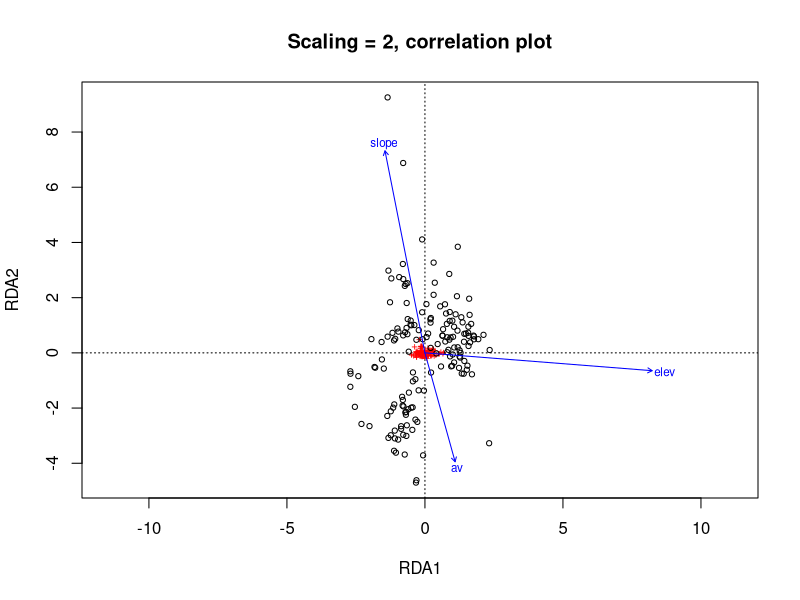

R code for this plot:
## ---- chunk 1
knitr::opts_chunk$set(echo = TRUE)
library(vegan)

## ---- chunk 2
veg = read.csv("bryceveg.txt", header=TRUE, sep=' ', row.names=1)
sites = read.csv("brycesite.txt", header=TRUE, sep=' ', row.names=1)
## ---- chunk 3
veg.center = scale(veg, center = TRUE, scale = TRUE)

env = with(
  sites, 
  cbind(elev, av, slope)
  )
env.scale = as.data.frame(scale(env, center = TRUE, scale = TRUE))
## ---- chunk 4
veg.rda = rda(
  veg.center ~ elev + av + slope, 
  data=env.scale
  )

veg.rda
## ---- chunk 5
plot(
  veg.rda, 
  scaling = 2, 
  main = 'Scaling = 2, correlation plot', # title
  display = c('sites', 'species', 'bp')
  )

## ---- chunk 6
anova(veg.rda)

## ---- chunk 7
sites$pos = as.factor(sites$pos)
env.scale$pos = sites$pos

veg.rda2 = rda(
  veg.center ~ elev + av + slope + pos, 
  data=env.scale
  )

anova(veg.rda2)
## ---- chunk 8
anova(veg.rda2, by='term')

## ---- chunk 9
anova(veg.rda2, by='axis')

## ---- chunk 10

## ---- chunk 11

## ---- chunk 12

## ---- chunk 13

## ---- chunk 14

## ---- chunk 15

## ---- chunk 16

## ---- chunk 17

## ---- chunk 18

## ---- chunk 19

## ---- chunk 20

## ---- chunk 21

## ---- chunk 22

## ---- chunk 23

## ---- chunk 24

## ---- chunk 25

## ---- chunk 26

## ---- chunk 27

## ---- chunk 28

## ---- chunk 29

## ---- chunk 30

## ---- chunk 31

## ---- chunk 32

## ---- chunk 33

## ---- chunk 34

## ---- chunk 35

## ---- chunk 36

